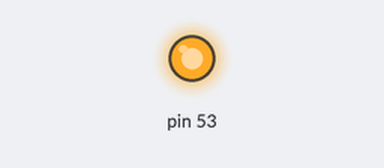
Bench run of a sketch on a simulated Arduino Mega 2560, built with avr-gcc and run on an emulated ATmega2560. Parts: output pins drawn as LEDs (lit = HIGH). Pins used as bus, display or sensor lines are not drawn; what the sketch prints to the serial monitor is not drawn. At 1.5 s the program stops and its outputs stay as they are.

Above: at 0.1 s.
Timing chart, 0 to 1.6 s (numbered marks = the images above):
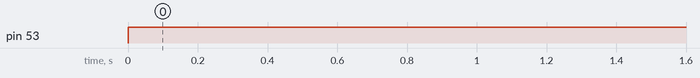

Measured:
- by itself, pin 53: LOW → HIGH at 0.00 s

The sketch:

lis2mdl.ino
```cpp
#include <SPI.h>

// ——— Pin & Register Definitions ———
const uint8_t CS_PIN      = 38;   // SPI chip‑select
const uint8_t WHO_AM_I    = 0x4F; // WHO_AM_I register (read‑only)
const uint8_t REG_CFG_A   = 0x60; // Configuration register A
const uint8_t REG_CFG_C   = 0x62; // Configuration register C
const uint8_t REG_STATUS  = 0x67; // STATUS_REG
const uint8_t OUTX_L      = 0x68; // OUTX_L through OUTZ_H (0x68–0x6D)

// ——— SPI Helpers ———
void writeReg(uint8_t reg, uint8_t val) {
  digitalWrite(CS_PIN, LOW);
  SPI.transfer(reg & 0x7F);   // MSb=0 → write
  SPI.transfer(val);
  digitalWrite(CS_PIN, HIGH);
}

uint8_t readReg(uint8_t reg) {
  digitalWrite(CS_PIN, LOW);
  SPI.transfer(reg | 0x80);   // MSb=1 → read
  uint8_t v = SPI.transfer(0x00);
  digitalWrite(CS_PIN, HIGH);
  return v;
}

void setup() {
  Serial.begin(115200);
  while (!Serial);

  // — SPI init at up to 10 MHz, MODE0 —
  pinMode(CS_PIN, OUTPUT);
  digitalWrite(CS_PIN, HIGH);
  SPI.begin();
  SPI.beginTransaction(SPISettings(10UL*1000UL*1000UL, MSBFIRST, SPI_MODE0));

  // 1) Enable 4‑wire SPI, block‑data‑update, disable I²C → 0x34
  writeReg(REG_CFG_C, 0x34);

  // 2) Start 100 Hz, continuous high‑res mode → 0x8C
  writeReg(REG_CFG_A, 0x8C);

  // 3) Verify comms
  uint8_t id = readReg(WHO_AM_I);
  Serial.print("WHO_AM_I = 0x");
  Serial.println(id, HEX);
  if (id != 0x40) {
    Serial.println("ERROR: bad WHO_AM_I! Check wiring/CS logic.");
    while (1) delay(500);
  }
}

void loop() {
  // 1) Poll STATUS_REG until ZYXDA (bit 3) = 1
  while (!(readReg(REG_STATUS) & 0x08)) {
    // waiting for new data…
  }

  // 2) Read 6 bytes: XL, XH, YL, YH, ZL, ZH
  uint8_t xl = readReg(OUTX_L);
  uint8_t xh = readReg(OUTX_L + 1);
  uint8_t yl = readReg(OUTX_L + 2);
  uint8_t yh = readReg(OUTX_L + 3);
  uint8_t zl = readReg(OUTX_L + 4);
  uint8_t zh = readReg(OUTX_L + 5);

  // 3) Combine into signed 16‑bit
  int16_t x = (int16_t)(xh << 8 | xl);
  int16_t y = (int16_t)(yh << 8 | yl);
  int16_t z = (int16_t)(zh << 8 | zl);

  // 4) Print
  Serial.print("X = "); Serial.print(x);
  Serial.print("   Y = "); Serial.print(y);
  Serial.print("   Z = "); Serial.println(z);

  delay(100);
}
```
